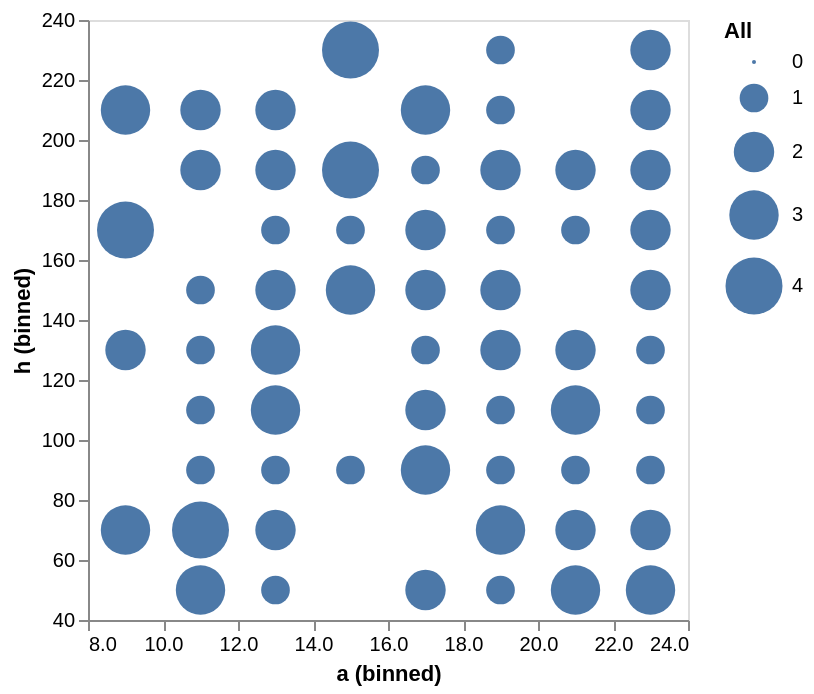

Vega-Lite specification for this chart:
### Vega-Lite specification from a JSON file in a GitHub repository (floating-point values rounded to 4 significant figures)
{"data": {"values": [{"a": 11.8, "h": 184, "o": "US"}, {"a": 13.9, "h": 199, "o": "Japan"}, {"a": 18.0, "h": 61, "o": "EU"}, {"a": 8.2, "h": 165, "o": "Japan"}, {"a": 16.8, "h": 94, "o": "EU"}, {"a": 15.5, "h": 185, "o": "Japan"}, {"a": 14.4, "h": 83, "o": "US"}, {"a": 18.2, "h": 178, "o": "Japan"}, {"a": 19.9, "h": 216, "o": "US"}, {"a": 10.6, "h": 196, "o": "US"}, {"a": 12.8, "h": 52, "o": "Japan"}, {"a": 15.6, "h": 229, "o": "Japan"}, {"a": 19.4, "h": 154, "o": "Japan"}, {"a": 19.7, "h": 192, "o": "Japan"}, {"a": 23.4, "h": 79, "o": "Japan"}, {"a": 9.6, "h": 79, "o": "Japan"}, {"a": 11.5, "h": 217, "o": "Japan"}, {"a": 20.5, "h": 122, "o": "Japan"}, {"a": 16.1, "h": 143, "o": "EU"}, {"a": 13.6, "h": 194, "o": "Japan"}, {"a": 17.3, "h": 131, "o": "EU"}, {"a": 22.7, "h": 52, "o": "Japan"}, {"a": 23.9, "h": 216, "o": "EU"}, {"a": 10.6, "h": 128, "o": "EU"}, {"a": 22.5, "h": 190, "o": "US"}, {"a": 19.4, "h": 99, "o": "EU"}, {"a": 21.3, "h": 191, "o": "Japan"}, {"a": 12.6, "h": 61, "o": "Japan"}, {"a": 21.7, "h": 168, "o": "US"}, {"a": 13.5, "h": 62, "o": "Japan"}, {"a": 22.4, "h": 50, "o": "Japan"}, {"a": 14.8, "h": 151, "o": "US"}, {"a": 8.7, "h": 202, "o": "US"}, {"a": 14.0, "h": 195, "o": "Japan"}, {"a": 16.8, "h": 116, "o": "EU"}, {"a": 11.8, "h": 54, "o": "Japan"}, {"a": 8.1, "h": 72, "o": "EU"}, {"a": 16.6, "h": 95, "o": "Japan"}, {"a": 12.7, "h": 112, "o": "US"}, {"a": 19.0, "h": 131, "o": "Japan"}, {"a": 13.8, "h": 80, "o": "Japan"}, {"a": 14.0, "h": 178, "o": "Japan"}, {"a": 18.3, "h": 197, "o": "EU"}, {"a": 16.9, "h": 203, "o": "EU"}, {"a": 12.3, "h": 207, "o": "EU"}, {"a": 19.4, "h": 122, "o": "Japan"}, {"a": 23.6, "h": 178, "o": "Japan"}, {"a": 16.8, "h": 47, "o": "Japan"}, {"a": 23.8, "h": 125, "o": "US"}, {"a": 14.0, "h": 195, "o": "EU"}, {"a": 10.1, "h": 207, "o": "EU"}, {"a": 13.3, "h": 135, "o": "EU"}, {"a": 22.7, "h": 200, "o": "EU"}, {"a": 12.5, "h": 170, "o": "US"}, {"a": 17.4, "h": 218, "o": "US"}, {"a": 23.4, "h": 109, "o": "EU"}, {"a": 15.3, "h": 196, "o": "EU"}, {"a": 13.1, "h": 138, "o": "US"}, {"a": 13.0, "h": 139, "o": "EU"}, {"a": 12.2, "h": 141, "o": "US"}, {"a": 20.4, "h": 51, "o": "EU"}, {"a": 18.9, "h": 78, "o": "Japan"}, {"a": 16.0, "h": 212, "o": "Japan"}, {"a": 11.8, "h": 92, "o": "EU"}, {"a": 15.0, "h": 223, "o": "US"}, {"a": 9.6, "h": 127, "o": "Japan"}, {"a": 18.8, "h": 102, "o": "Japan"}, {"a": 21.0, "h": 88, "o": "US"}, {"a": 13.4, "h": 211, "o": "US"}, {"a": 22.2, "h": 160, "o": "Japan"}, {"a": 11.6, "h": 75, "o": "US"}, {"a": 16.5, "h": 93, "o": "Japan"}, {"a": 20.9, "h": 192, "o": "US"}, {"a": 21.8, "h": 132, "o": "EU"}, {"a": 9.4, "h": 203, "o": "Japan"}, {"a": 17.4, "h": 152, "o": "Japan"}, {"a": 16.3, "h": 114, "o": "Japan"}, {"a": 13.5, "h": 151, "o": "Japan"}, {"a": 14.7, "h": 149, "o": "US"}, {"a": 22.7, "h": 84, "o": "US"}, {"a": 8.1, "h": 204, "o": "EU"}, {"a": 14.9, "h": 228, "o": "US"}, {"a": 8.5, "h": 161, "o": "EU"}, {"a": 20.0, "h": 118, "o": "EU"}, {"a": 13.5, "h": 103, "o": "US"}, {"a": 21.7, "h": 118, "o": "US"}, {"a": 21.0, "h": 56, "o": "US"}, {"a": 22.5, "h": 222, "o": "EU"}, {"a": 22.8, "h": 155, "o": "EU"}, {"a": 8.8, "h": 168, "o": "EU"}, {"a": 9.9, "h": 173, "o": "Japan"}, {"a": 11.8, "h": 50, "o": "EU"}, {"a": 16.6, "h": 58, "o": "EU"}, {"a": 9.8, "h": 77, "o": "Japan"}, {"a": 23.6, "h": 183, "o": "Japan"}, {"a": 21.0, "h": 60, "o": "Japan"}, {"a": 11.5, "h": 76, "o": "EU"}, {"a": 22.2, "h": 75, "o": "US"}, {"a": 11.8, "h": 115, "o": "US"}, {"a": 21.2, "h": 46, "o": "Japan"}, {"a": 18.1, "h": 147, "o": "US"}, {"a": 20.1, "h": 108, "o": "Japan"}, {"a": 17.9, "h": 178, "o": "Japan"}, {"a": 8.8, "h": 127, "o": "US"}, {"a": 21.7, "h": 77, "o": "US"}, {"a": 10.0, "h": 62, "o": "Japan"}, {"a": 23.6, "h": 227, "o": "US"}, {"a": 16.2, "h": 170, "o": "Japan"}, {"a": 10.5, "h": 63, "o": "Japan"}, {"a": 14.2, "h": 144, "o": "EU"}, {"a": 12.9, "h": 112, "o": "US"}, {"a": 23.8, "h": 154, "o": "US"}, {"a": 10.0, "h": 45, "o": "EU"}, {"a": 19.6, "h": 65, "o": "EU"}, {"a": 10.9, "h": 140, "o": "Japan"}, {"a": 17.7, "h": 183, "o": "Japan"}, {"a": 18.2, "h": 56, "o": "EU"}, {"a": 22.2, "h": 58, "o": "Japan"}, {"a": 18.0, "h": 224, "o": "Japan"}, {"a": 14.7, "h": 222, "o": "Japan"}]}, "mark": "circle", "encoding": {"x": {"bin": true, "field": "a", "type": "quantitative"}, "y": {"bin": true, "field": "h", "type": "quantitative"}, "size": {"aggregate": "count", "type": "quantitative", "title": "All"}}}
